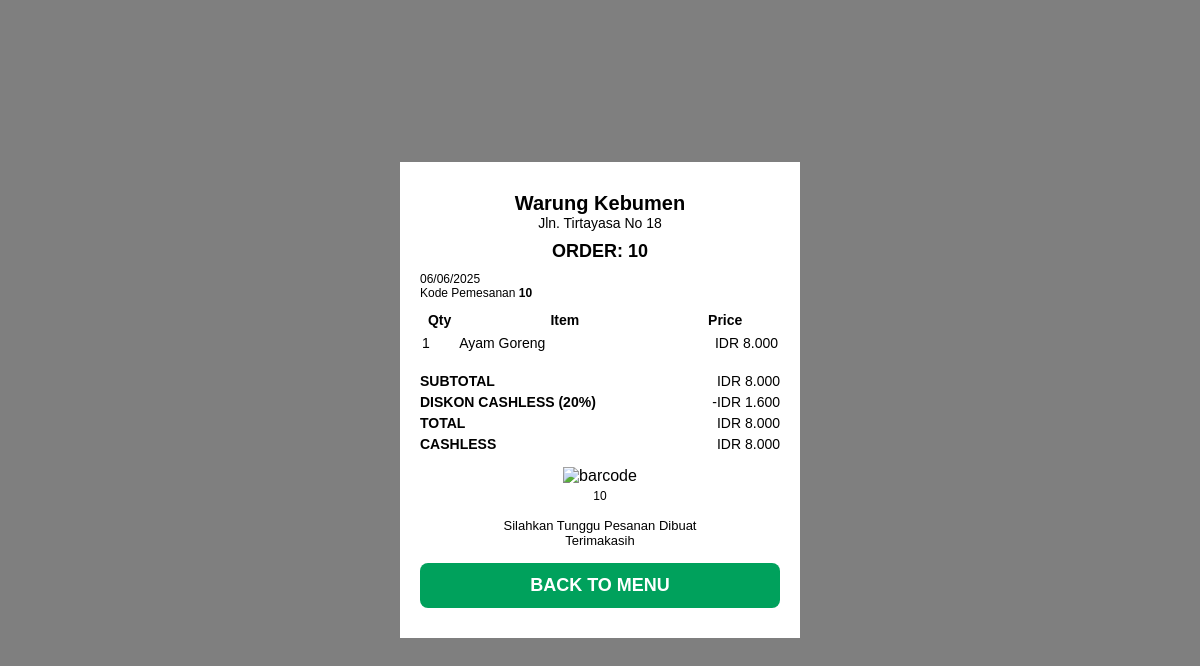
The app's page /PELANGGAN/StrukCashless.php?kode_pesanan=10 with its own data.
### tables this page shows
CREATE TABLE `detail_pesanan` (
  `id_detail` int(11) NOT NULL,
  `id_pesanan` int(11) NOT NULL,
  `id_menu` int(11) NOT NULL,
  `jumlah` int(11) NOT NULL,
  `harga` int(10) NOT NULL,
  `subtotal` int(10) NOT NULL
);

CREATE TABLE `menu` (
  `id_menu` int(11) NOT NULL,
  `nama_menu` varchar(100) NOT NULL,
  `harga` decimal(10,0) NOT NULL,
  `jumlah` int(11) NOT NULL,
  `kategori` varchar(50) NOT NULL,
  `deskripsi` text DEFAULT NULL,
  `gambar` varchar(255) DEFAULT NULL,
  `status` enum('Tersedia','Habis') DEFAULT 'Tersedia'
);

CREATE TABLE `pesanan` (
  `id_pesanan` int(11) NOT NULL,
  `total` decimal(10,2) NOT NULL,
  `status` varchar(20) NOT NULL,
  `tanggal` datetime NOT NULL,
  `metode_pembayaran` enum('Cash','Cashless') DEFAULT NULL
);

### PELANGGAN/StrukCashless.php (the view, shortened to what this page needs)
<?php
include 'config.php';
$kode_pesanan = isset($_GET['kode_pesanan']) ? $_GET['kode_pesanan'] : '';
$pesanan = [];
$subtotal = 0;
$metode_pembayaran = '';
$total_bayar = 0;
if ($kode_pesanan) {
    $stmt = $conn->prepare(
        "SELECT d.jumlah, m.nama_menu, m.harga
         FROM detail_pesanan AS d
         JOIN menu AS m ON m.id_menu = d.id_menu
         WHERE d.id_pesanan = ?"
    );
    $stmt->bind_param("s", $kode_pesanan);
    $stmt->execute();
    $result = $stmt->get_result();
    while ($row = $result->fetch_assoc()) {
        $pesanan[] = $row;
        $subtotal += $row['jumlah'] * $row['harga'];
    }
    $stmt2 = $conn->prepare("SELECT metode_pembayaran, total FROM pesanan WHERE id_pesanan = ?");
    $stmt2->bind_param("s", $kode_pesanan);
    $stmt2->execute();
    $result2 = $stmt2->get_result();
    if ($row2 = $result2->fetch_assoc()) {
        $metode_pembayaran = $row2['metode_pembayaran'];
        $total_bayar = $row2['total'];
    }
}
$is_cashless = strtolower($metode_pembayaran) == 'cashless';
$diskon = $is_cashless ? $subtotal * 0.20 : 0;
?>
<!DOCTYPE html>
<html lang="id">
<head>
  <link rel="stylesheet" href="StrukCashless.css">
</head>
<body>
  <div class="receipt-container">
    <div class="receipt">
      <h2 class="store-name">Warung Kebumen</h2>
      <p class="store-address">Jln. Tirtayasa No 18</p>
      <h3 class="order-title">ORDER: <?= htmlspecialchars($kode_pesanan) ?></h3>
      <div class="order-info">
        <span><?= date('d/m/Y') ?></span>
        <br>
        <span>Kode Pemesanan <strong><?= htmlspecialchars($kode_pesanan) ?></strong></span>
      </div>
      <?php if (count($pesanan) > 0): ?>
      <table class="item-table">
        <thead>
          <tr>
            <th>Qty</th>
            <th>Item</th>
            <th>Price</th>
          </tr>
        </thead>
        <tbody>
          <?php foreach ($pesanan as $item): ?>
          <tr>
            <td><?= $item['jumlah'] ?></td>
            <td><?= htmlspecialchars($item['nama_menu']) ?></td>
            <td>IDR <?= number_format($item['harga'], 0, ',', '.') ?></td>
          </tr>
          <?php endforeach; ?>
        </tbody>
      </table>
      <div class="totals">
        <p><strong>SUBTOTAL</strong> <span>IDR <?= number_format($subtotal, 0, ',', '.') ?></span></p>
        <?php if ($is_cashless): ?>
        <p><strong>DISKON CASHLESS (20%)</strong> <span>-IDR <?= number_format($diskon, 0, ',', '.') ?></span></p>
        <?php endif; ?>
        <p><strong>TOTAL</strong> <span>IDR <?= number_format($total_bayar, 0, ',', '.') ?></span></p>
        <p><strong><?= strtoupper($metode_pembayaran) ?></strong> <span>IDR <?= number_format($total_bayar, 0, ',', '.') ?></span></p>
      </div>
      <?php else: ?>
        <p class="no-items">Tidak ada item untuk pesanan ini.</p>
      <?php endif; ?>
      <div class="barcode">
        <img src="https://barcode.tec-it.com/barcode.ashx?data=<?= urlencode($kode_pesanan) ?>&code=Code128&translate-esc=false" alt="barcode">
        <p class="barcode-number"><?= htmlspecialchars($kode_pesanan) ?></p>
      </div>
      <p class="thank-you">Silahkan Tunggu Pesanan Dibuat<br>Terimakasih</p>
      <button class="back-button" id="backButton" onclick="window.location.href='index.php'">BACK TO MENU</button>
    </div>
  </div>
</body>
</html>

### PELANGGAN/StrukCashless.css (style rules this page uses)
* { margin: 0; padding: 0; box-sizing: border-box; font-family: "Arial", sans-serif; }
body { background-color: rgba(0, 0, 0, 0.5); display: flex; justify-content: center; align-items: center; height: 100vh; }
.receipt-container { background: white; padding: 30px 20px; border-radius: 0px; max-width: 400px; width: 100%; text-align: center; }
.store-name { font-size: 20px; font-weight: bold; }
.store-address { font-size: 14px; margin-bottom: 10px; }
.order-title { font-size: 18px; font-weight: bold; margin: 10px 0; }
.order-info { font-size: 12px; text-align: left; margin-bottom: 10px; }
.item-table { width: 100%; font-size: 14px; margin-top: 10px; margin-bottom: 15px; }
.item-table td { padding: 5px 0; }
.item-table td:nth-child(1) { text-align: left; width: 10%; }
.item-table td:nth-child(2) { text-align: left; width: 60%; }
.item-table td:nth-child(3) { text-align: right; width: 30%; }
.totals { font-size: 14px; margin-bottom: 15px; text-align: left; }
.totals p { display: flex; justify-content: space-between; margin: 5px 0; }
.barcode { text-align: center; margin-bottom: 10px; }
.barcode img { height: 50px; }
.barcode-number { font-size: 12px; margin-top: 4px; }
.thank-you { font-size: 13px; margin: 15px 0; }
.back-button { background-color: #00a15c; color: white; padding: 12px 20px; font-size: 18px; font-weight: bold; border: none; border-radius: 8px; cursor: pointer; width: 100%; }

### records on screen
detail_pesanan: jumlah "1", id_menu.nama_menu "Ayam Goreng", id_menu.harga "8.000"
pesanan: metode_pembayaran "1.600", total "8.000", metode_pembayaran "CASHLESS"

### other values on screen
$kode_pesanan "10"
$subtotal "8.000"
